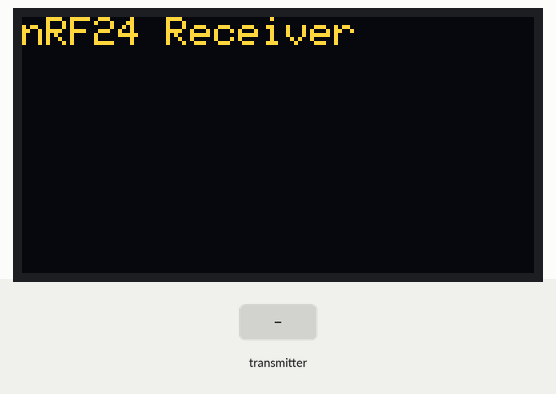
Bench run of a sketch on a simulated Arduino Uno, built with avr-gcc and run on an emulated ATmega328P. Parts: 128×64 one-colour display. The inputs (shaded band) are chosen by the test bench. The OLED is the two-colour kind (top 16 rows yellow); no radio packets arrive unless stated; what the sketch prints to the serial monitor is not drawn.

Above: at 1.2 s.
1.3 s: the transmitter starts sending receivedIRCode = 0
At 1.7 s:
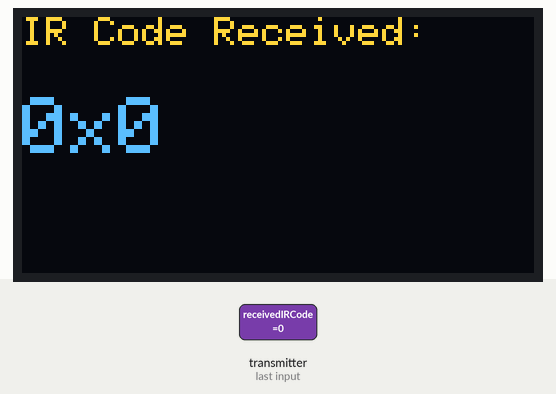
2.8 s: the transmitter starts sending receivedIRCode = 255
At 4.1 s:
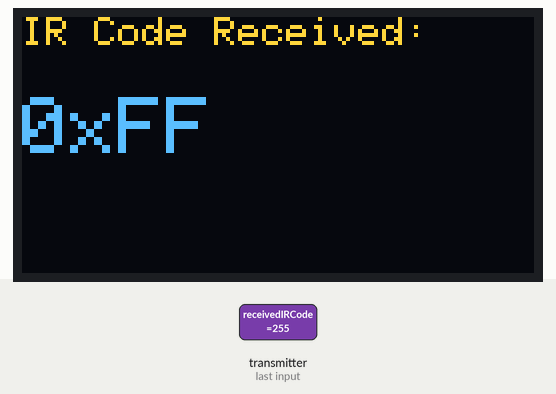
Timing chart, 0 to 5.8 s (numbered marks = the images above; inputs shaded):
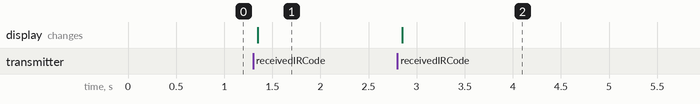

Measured:
- after the input at 1.3 s, the display: changes after 0.05 s (image 1)
- after the input at 2.8 s, the display: changes after 0.05 s (image 2)

The sketch:

CFL13_Hybrid_Communication_IR_NRF_Rx.ino
```cpp
#include <SPI.h>
#include <nRF24L01.h>
#include <RF24.h>
#include <Wire.h>
#include <Adafruit_GFX.h>
#include <Adafruit_SSD1306.h>

// === OLED Setup ===
#define OLED_RESET -1
#define SCREEN_WIDTH 128
#define SCREEN_HEIGHT 64
Adafruit_SSD1306 display(SCREEN_WIDTH, SCREEN_HEIGHT, &Wire, OLED_RESET);

// === nRF24L01 Setup ===
RF24 radio(4, 5); // CE = 4, CSN = 5
const byte address[6] = "00001";

// === Global Variable ===
uint8_t receivedIRCode = 0;

void setup() {
  Serial.begin(9600);

  // === OLED Init ===
  if (!display.begin(SSD1306_SWITCHCAPVCC, 0x3C)) {
    Serial.println("OLED init failed");
    while (1);
  }

  display.clearDisplay();
  display.setTextSize(1);
  display.setTextColor(SSD1306_WHITE);
  display.setCursor(0, 0);
  display.println("nRF24 Receiver");
  display.display();

  // === nRF24L01 Init ===
  radio.begin();
  radio.setPALevel(RF24_PA_LOW);
  radio.setChannel(100);
  radio.setDataRate(RF24_250KBPS);
  radio.openReadingPipe(0, address);
  radio.startListening(); // Set as receiver
}

void loop() {
  if (radio.available()) {
    radio.read(&receivedIRCode, sizeof(receivedIRCode));

    Serial.print("Received IR Code: 0x");
    Serial.println(receivedIRCode, HEX);

    // Display on OLED
    display.clearDisplay();
    display.setCursor(0, 0);
    display.setTextSize(1);
    display.println("IR Code Received:");
    display.setTextSize(2);
    display.setCursor(0, 20);
    display.print("0x");
    display.println(receivedIRCode, HEX);
    display.display();
  }

  delay(50);
}
```
